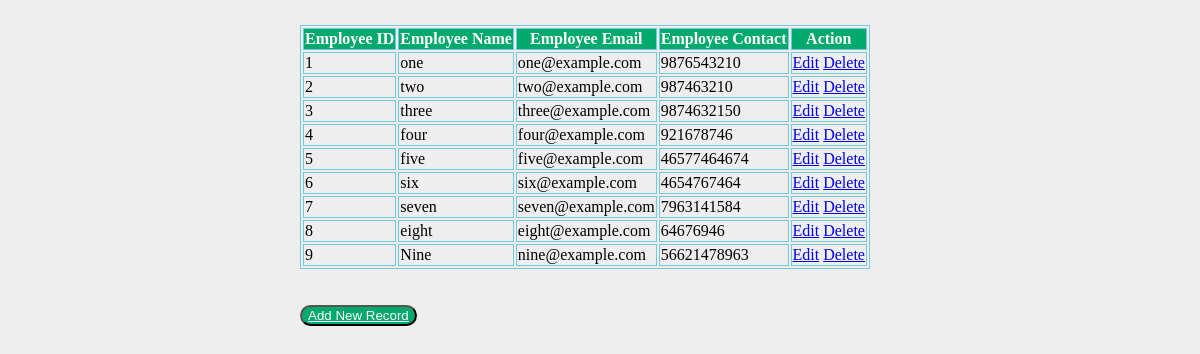
The page /show on the database its author committed.
### employee/models.py (models this page shows, shortened)
class Employee(models.Model):
    eid = models.CharField(max_length=20)
    ename = models.CharField(max_length=100)
    eemail = models.EmailField()
    econtact = models.CharField(max_length=15)
    class Meta:
        db_table = "employee"

### employee/views.py (the view)
# urls.py: path('show',views.show),
def show(request):
    employees = Employee.objects.all()
    return render(request,"show.html",{'employees':employees})

### employee/templates/show.html (shortened to what this page needs)
<!DOCTYPE html>
<html lang="en">
<head>
    {% load static %}
    <link rel="stylesheet" href="{% static 'css/style.css' %}">
</head>
<body>
    <table>
        <thead>
            <tr>
                <th>Employee ID</th>
                <th>Employee Name</th>
                <th>Employee Email</th>
                <th>Employee Contact</th>
                <th>Action</th>
            </tr>
        </thead>
        <tbody>
            {% for employee in employees %}
            <tr>
                <td>{{ employee.eid }}</td>
                <td>{{employee.ename}}</td>
                <td>{{employee.eemail}}</td>
                <td>{{employee.econtact}}</td>
                <td>
                    <a href="/edit/{{ employee.id }}">Edit</a>
                    <a href="/delete/{{employee.id}}">Delete</a>
                </td>
            </tr>
            {% endfor %}
        </tbody>
    </table>
    <br>
    <br>
    <button><a style="color:white;" href="/emp">Add New Record</a></button>
</body>
</html>

### employee/static/css/style.css (style rules this page uses)
body { background: #eee; height: 100%; margin: 25px 0; padding-left: 300px; }
table, th, td { border: 1px solid rgb(118, 200, 221); }
th { background-color: #04AA6D; color: white; }
button { border-radius: 12px; color: aqua; background-color: #04AA6D; cursor: pointer; }

### rows shown on the page
Employee: eid "1", ename "one", eemail "one@example.com", econtact "9876543210"
Employee: eid "2", ename "two", eemail "two@example.com", econtact "987463210"
Employee: eid "3", ename "three", eemail "three@example.com", econtact "9874632150"
Employee: eid "4", ename "four", eemail "four@example.com", econtact "921678746"
Employee: eid "5", ename "five", eemail "five@example.com", econtact "46577464674"
Employee: eid "6", ename "six", eemail "six@example.com", econtact "4654767464"
Employee: eid "7", ename "seven", eemail "seven@example.com", econtact "7963141584"
Employee: eid "8", ename "eight", eemail "eight@example.com", econtact "64676946"
Employee: eid "9", ename "Nine", eemail "nine@example.com", econtact "56621478963"
